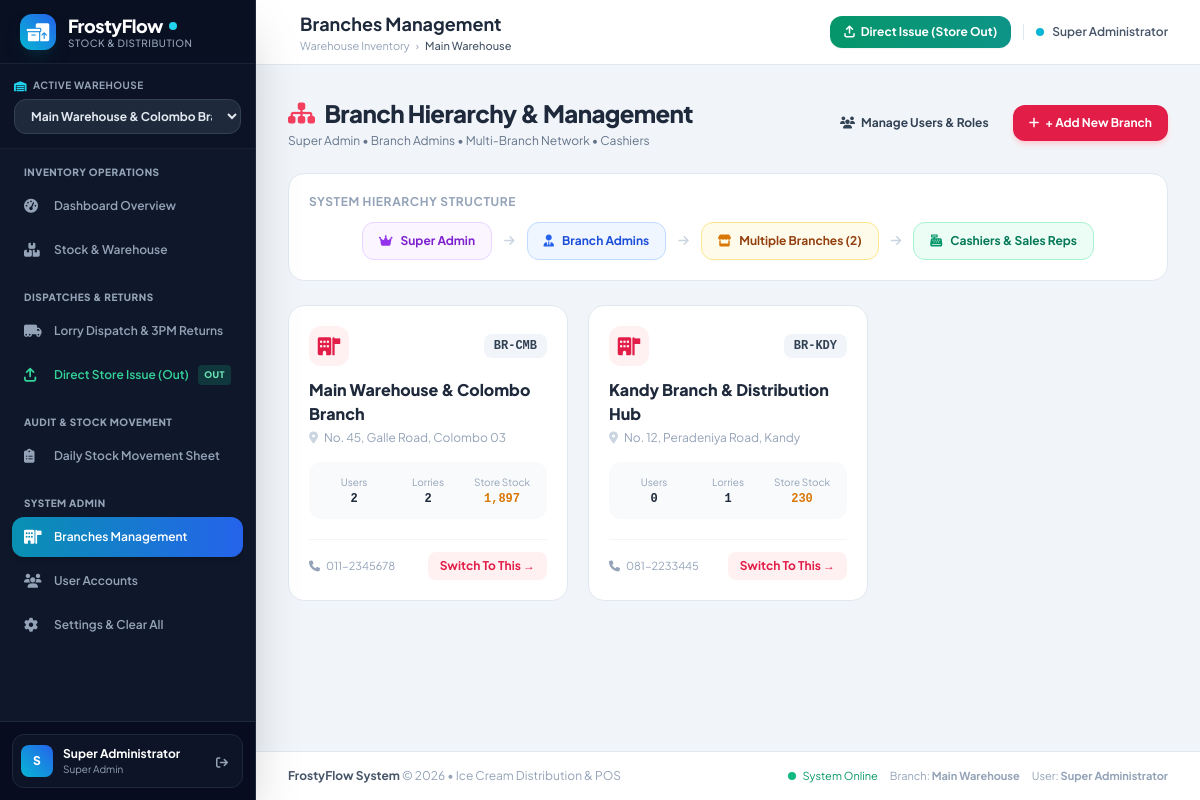
Page /branches.php (signed in) on the earlier database version.
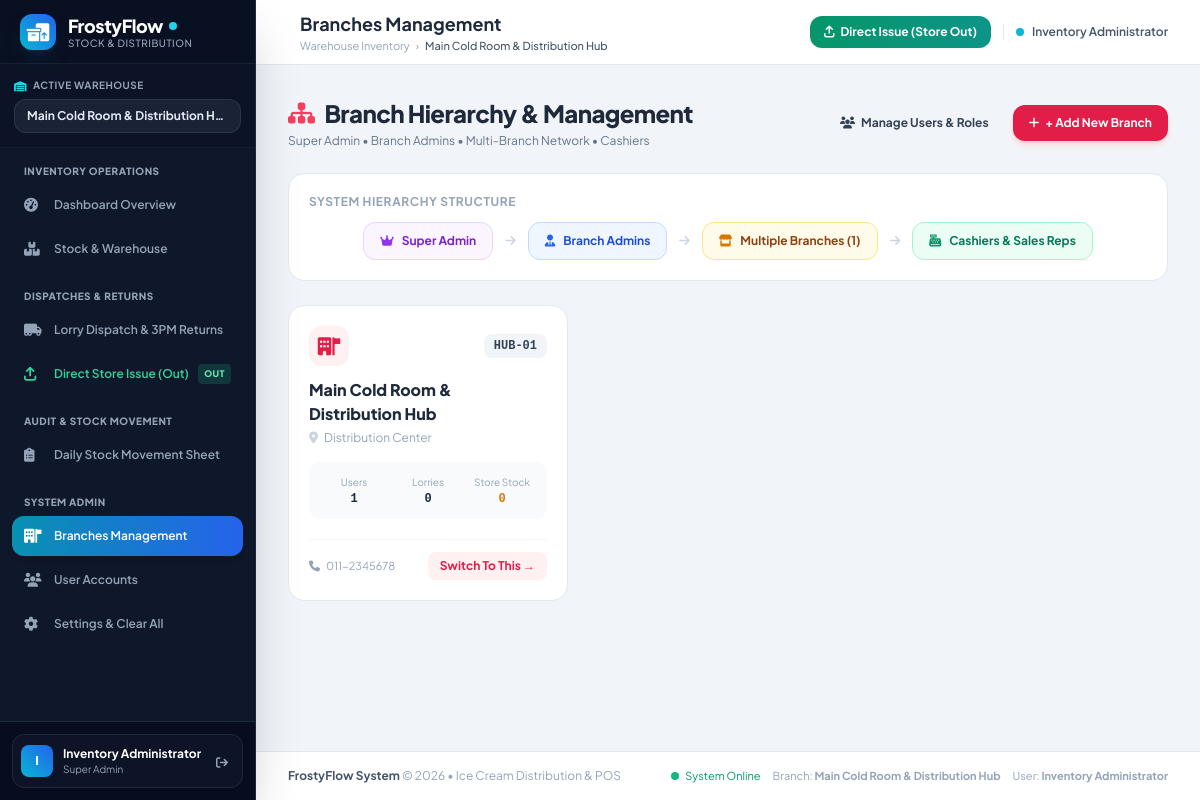
Same page on the later database version.
### tables this page shows
CREATE TABLE IF NOT EXISTS `branches` (
    `id` INT AUTO_INCREMENT PRIMARY KEY,
    `name` VARCHAR(100) NOT NULL,
    `code` VARCHAR(20) NOT NULL UNIQUE,
    `address` VARCHAR(255) NULL,
    `phone` VARCHAR(50) NULL,
    `created_at` TIMESTAMP DEFAULT CURRENT_TIMESTAMP
);

### config/auth.php (called while the page is built, shortened)
<?php
function isLoggedIn() {
    return isset($_SESSION['user_id']) && !empty($_SESSION['user_id']);
}
function currentUser() {
    return [
        'id' => $_SESSION['user_id'],
        'name' => $_SESSION['user_name'] ?? 'User',
        'username' => $_SESSION['user_username'] ?? '',
        'role' => $_SESSION['user_role'] ?? 'cashier',
        'branch_id' => $_SESSION['active_branch_id'] ?? ($_SESSION['user_branch_id'] ?? 1),
        'assigned_branch_id' => $_SESSION['user_branch_id'] ?? 1,
        'branch_name' => $_SESSION['active_branch_name'] ?? 'Colombo Branch'
    ];
}
function hasRole($roles) {
    if (is_string($roles)) $roles = [$roles];
    return in_array($_SESSION['user_role'] ?? '', $roles);
}

### branches.php (the view, shortened to what the changed rows need)
<?php
$pageTitle = "Branches Management";
require_once __DIR__ . '/config/auth.php';
$stmt = $pdo->query("SELECT b.*,
    (SELECT COUNT(*) FROM users u WHERE u.branch_id = b.id) as total_users,
    (SELECT COUNT(*) FROM lorries l WHERE l.branch_id = b.id) as total_lorries,
    (SELECT COALESCE(SUM(bs.quantity), 0) FROM branch_stock bs WHERE bs.branch_id = b.id) as total_stock
    FROM branches b ORDER BY b.id ASC");
$branches = $stmt->fetchAll();
require_once __DIR__ . '/includes/header.php';
?>
<div class="flex flex-col sm:flex-row sm:items-center justify-between pb-6 gap-3">
    <div>
        <h1 class="text-2xl font-extrabold text-slate-800 tracking-tight flex items-center">
            <i class="fa-solid fa-sitemap text-rose-500 mr-2.5"></i> Branch Hierarchy & Management
        </h1>
    </div>
</div>
<div class="bg-white rounded-2xl p-5 border border-slate-200 shadow-xs mb-6">
    <div class="flex flex-col sm:flex-row items-center justify-center gap-3 text-xs">
        <div class="px-4 py-2.5 rounded-xl bg-purple-50 text-purple-700 border border-purple-200 font-bold flex items-center shadow-xs">
            <i class="fa-solid fa-crown text-purple-600 mr-2"></i> Super Admin
        </div>
        <i class="fa-solid fa-arrow-right text-slate-300 hidden sm:inline-block"></i>
        <div class="px-4 py-2.5 rounded-xl bg-blue-50 text-blue-700 border border-blue-200 font-bold flex items-center shadow-xs">
            <i class="fa-solid fa-user-tie text-blue-600 mr-2"></i> Branch Admins
        </div>
        <i class="fa-solid fa-arrow-right text-slate-300 hidden sm:inline-block"></i>
        <div class="px-4 py-2.5 rounded-xl bg-amber-50 text-amber-800 border border-amber-200 font-bold flex items-center shadow-xs">
            <i class="fa-solid fa-store text-amber-600 mr-2"></i> Multiple Branches (<?= count($branches) ?>)
        </div>
        <i class="fa-solid fa-arrow-right text-slate-300 hidden sm:inline-block"></i>
        <div class="px-4 py-2.5 rounded-xl bg-emerald-50 text-emerald-700 border border-emerald-200 font-bold flex items-center shadow-xs">
            <i class="fa-solid fa-cash-register text-emerald-600 mr-2"></i> Cashiers & Sales Reps
        </div>
    </div>
</div>
<div class="grid grid-cols-1 md:grid-cols-2 lg:grid-cols-3 gap-5">
    <?php foreach ($branches as $b): ?>
        <div class="bg-white rounded-2xl p-5 border border-slate-200 shadow-xs hover:border-slate-300 hover:shadow-md transition-all flex flex-col justify-between">
            <div>
                <div class="flex items-center justify-between mb-3">
                    <span class="w-10 h-10 rounded-xl bg-rose-50 text-rose-600 flex items-center justify-center text-lg font-bold">
                        <i class="fa-solid fa-building-flag"></i>
                    </span>
                    <span class="px-2.5 py-1 text-xs font-mono font-bold bg-slate-100 text-slate-700 rounded-lg">
                        <?= htmlspecialchars($b['code']) ?>
                    </span>
                </div>
                <h3 class="font-extrabold text-base text-slate-800 mb-1">
                    <?= htmlspecialchars($b['name']) ?>
                </h3>
                <p class="text-xs text-slate-400 mb-4 flex items-center">
                    <i class="fa-solid fa-location-dot text-slate-300 mr-1.5"></i> <?= htmlspecialchars($b['address'] ?: 'Sri Lanka') ?>
                </p>
                <div class="grid grid-cols-3 gap-2 p-3 bg-slate-50 rounded-xl text-center text-xs">
                    <div>
                        <span class="text-slate-400 text-[10px] block">Users</span>
                        <strong class="font-mono text-slate-800"><?= $b['total_users'] ?></strong>
                    </div>
                    <div>
                        <span class="text-slate-400 text-[10px] block">Lorries</span>
                        <strong class="font-mono text-slate-800"><?= $b['total_lorries'] ?></strong>
                    </div>
                    <div>
                        <span class="text-slate-400 text-[10px] block">Store Stock</span>
                        <strong class="font-mono text-amber-600"><?= number_format($b['total_stock']) ?></strong>
                    </div>
                </div>
            </div>
            <div class="mt-5 pt-3 border-t border-slate-100 flex items-center justify-between">
                <span class="text-[11px] text-slate-400"><i class="fa-solid fa-phone mr-1"></i> <?= htmlspecialchars($b['phone'] ?: 'N/A') ?></span>
                <?php if (hasRole('super_admin')): ?>
                    <a href="?switch_branch=<?= $b['id'] ?>" class="px-3 py-1.5 rounded-lg bg-rose-50 text-rose-600 hover:bg-rose-100 text-xs font-bold transition-colors">
                        Switch To This &rarr;
                    </a>
                <?php endif; ?>
            </div>
        </div>
    <?php endforeach; ?>
</div>
<?php require_once __DIR__ . '/includes/footer.php'; ?>

### includes/header.php (shortened to what the changed rows need)
<?php
require_once __DIR__ . '/../config/auth.php';
$user = currentUser();
$allBranches = [];
if ($user['role'] === 'super_admin') {
    global $pdo;
    $allBranches = $pdo->query("SELECT id, name, code FROM branches ORDER BY id ASC")->fetchAll();
}
?>
<!DOCTYPE html>
<html lang="en">
<head>
    <script src="https://cdn.tailwindcss.com"></script>
    <link rel="stylesheet" href="https://cdnjs.cloudflare.com/ajax/libs/font-awesome/6.4.0/css/all.min.css">
</head>
<body class="bg-slate-100 text-slate-800 min-h-screen flex flex-col antialiased">
    <aside id="mainSidebar" class="fixed inset-y-0 left-0 z-50 w-64 bg-slate-900 text-slate-200 flex flex-col justify-between transition-transform duration-300 transform -translate-x-full md:translate-x-0 shadow-2xl border-r border-slate-800 no-print">
        <div class="flex flex-col flex-1 overflow-hidden">
            <div class="p-3.5 border-b border-slate-800/60 bg-slate-950/20">
                <div class="text-[10px] font-bold uppercase tracking-wider text-slate-400 mb-1.5 flex items-center justify-between">
                    <span class="flex items-center">
                    </span>
                </div>
                <?php if ($user['role'] === 'super_admin' && count($allBranches) > 1): ?>
                    <select onchange="window.location.href='?switch_branch=' + this.value"
                            class="w-full bg-slate-800 hover:bg-slate-750 text-slate-200 text-xs font-bold rounded-xl px-3 py-2 border border-slate-700 focus:outline-none focus:ring-1 focus:ring-cyan-500 cursor-pointer">
                        <?php foreach ($allBranches as $b): ?>
                            <option value="<?= $b['id'] ?>" <?= $b['id'] == $user['branch_id'] ? 'selected' : '' ?>>
                                <?= htmlspecialchars($b['name']) ?>
                            </option>
                        <?php endforeach; ?>
                    </select>
                <?php else: ?>
                    <div class="text-xs font-bold text-slate-200 bg-slate-800/80 px-3 py-2 rounded-xl border border-slate-700/60 truncate">
                        <?= htmlspecialchars($user['branch_name']) ?>
                    </div>
                <?php endif; ?>
            </div>
        </div>
        <div class="p-3 border-t border-slate-800 bg-slate-950/60">
            <div class="flex items-center justify-between p-2 rounded-xl bg-slate-900/80 border border-slate-800">
                <div class="flex items-center space-x-2.5 min-w-0">
                    <div class="w-8 h-8 rounded-lg bg-gradient-to-tr from-cyan-500 to-blue-600 text-white font-extrabold flex items-center justify-center text-xs flex-shrink-0">
                        <?= strtoupper(substr($user['name'], 0, 1)) ?>
                    </div>
                    <div class="min-w-0 flex-1">
                        <div class="text-xs font-bold text-white truncate"><?= htmlspecialchars($user['name']) ?></div>
                        <div class="text-[10px] text-slate-400 capitalize truncate"><?= str_replace('_', ' ', $user['role']) ?></div>
                    </div>
                </div>
            </div>
        </div>
    </aside>
    <div class="md:pl-64 flex flex-col flex-1 min-h-screen print-full-width">
        <header class="bg-white border-b border-slate-200 sticky top-0 z-30 shadow-xs no-print">
            <div class="px-4 sm:px-6 lg:px-8 h-16 flex items-center justify-between">
                <div class="flex items-center space-x-3">
                    <div>
                        <h2 class="text-base sm:text-lg font-bold text-slate-800 leading-tight">
                            <?= isset($pageTitle) ? htmlspecialchars($pageTitle) : 'Overview' ?>
                        </h2>
                        <div class="hidden sm:flex items-center space-x-1.5 text-[11px] text-slate-400">
                            <span>Warehouse Inventory</span>
                            <span>&rsaquo;</span>
                            <span class="text-slate-600 font-medium"><?= htmlspecialchars($user['branch_name']) ?></span>
                        </div>
                    </div>
                </div>
                <div class="flex items-center space-x-2 sm:space-x-3">
                    <div class="hidden sm:flex items-center pl-3 border-l border-slate-200 space-x-2">
                        <span class="inline-block w-2 h-2 rounded-full bg-cyan-500 animate-pulse"></span>
                        <span class="text-xs text-slate-600 font-semibold"><?= htmlspecialchars($user['name']) ?></span>
                    </div>
                </div>
            </div>
        </header>
        <main class="flex-1 p-4 sm:p-6 lg:p-8 w-full">

### includes/footer.php (shortened to what the changed rows need)
        </main>
        <footer class="bg-white border-t border-slate-200 mt-auto py-4 text-center text-xs text-slate-400 no-print">
            <div class="px-4 sm:px-6 lg:px-8 flex flex-col sm:flex-row justify-between items-center gap-2">
                <div class="flex items-center space-x-3 text-[11px]">
                    <span>Branch: <strong><?= htmlspecialchars($user['branch_name'] ?? 'Main') ?></strong></span>
                    <span>User: <strong><?= htmlspecialchars($user['name'] ?? 'Admin') ?></strong></span>
                </div>
            </div>
        </footer>
    </div>
</body>
</html>

Differences in the rows shown:
removed branches: code "BR-CMB", name "Main Warehouse & Colombo Branch", address "No. 45, Galle Road, Colombo 03", total_users "2", total_lorries "2", total_stock "1,897", phone "011-2345678"
removed branches: code "BR-KDY", name "Kandy Branch & Distribution Hub", address "No. 12, Peradeniya Road, Kandy", total_users "0", total_lorries "1", total_stock "230", phone "081-2233445"
added branches: code "HUB-01", name "Main Cold Room & Distribution Hub", address "Distribution Center", total_users "1", total_lorries "0", total_stock "0", phone "011-2345678"
Other differences:
$user['branch_name']: (not shown) → "Main Cold Room & Distribution H…"
substr($user['name'], 0, 1): "S" → "I"
$user['name']: "Super Administrator" → "Inventory Administrator"
$user['branch_name']: "Main Warehouse" → "Main Cold Room & Distribution Hub"
count($branches): "2" → "1"
form field value: "Main Warehouse & Colombo Branch" → (not shown)
